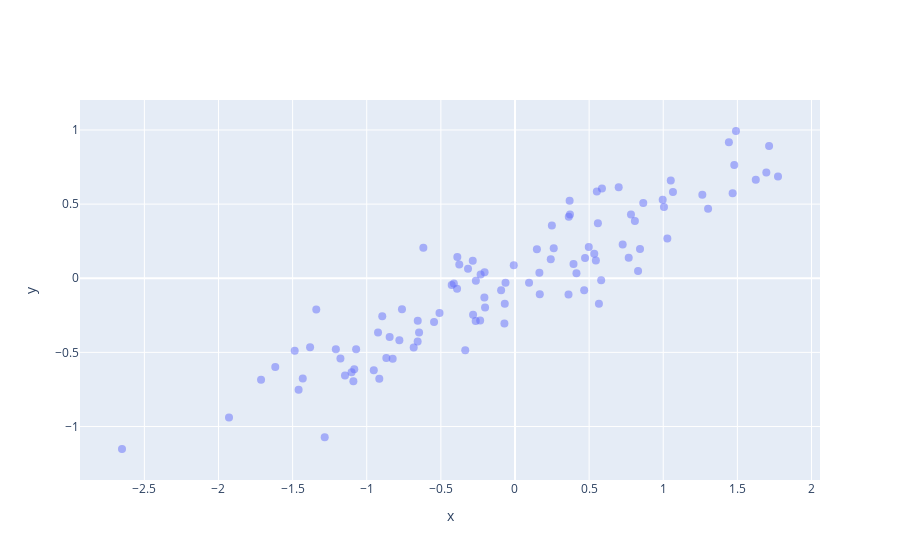

The cell this chart's notebook holds for it:
### Code cell
# define plot axes
fig.update_layout(
    xaxis_title="x",
    yaxis_title="y",
    yaxis = dict(scaleanchor = "x",scaleratio = 1)
)

fig.show()
